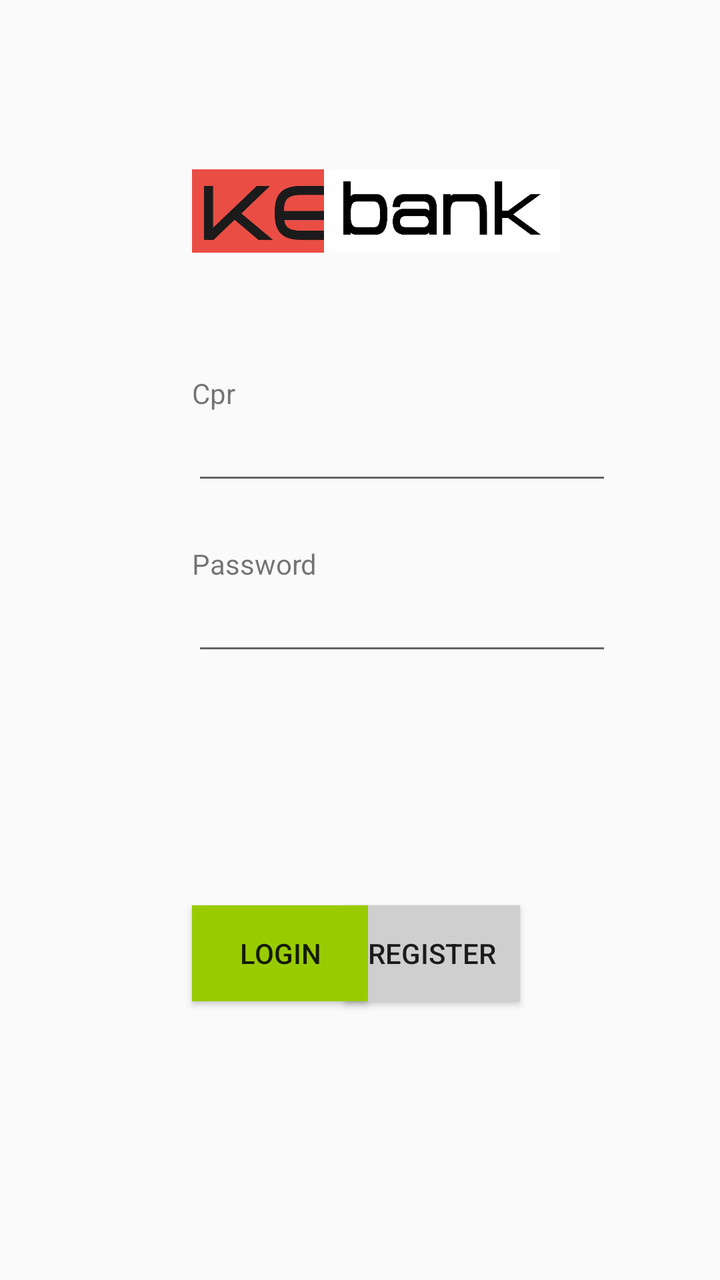
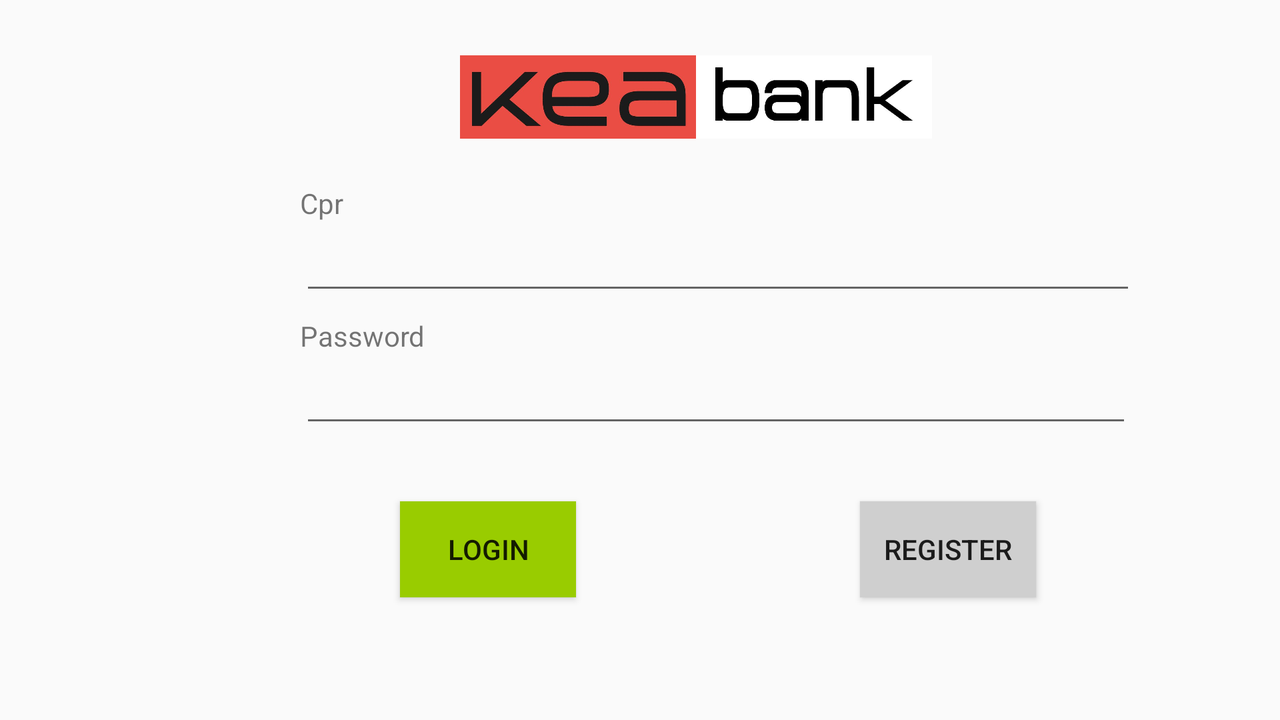

The same Android screen from two of the app's own layout files: first res/layout/ as a phone draws it, then the repository's variant for another configuration, drawn on a device whose configuration selects that folder. Both files follow.
<!-- AndroidManifest.xml: application theme AppTheme -->
<!-- res/layout/activity_main.xml -->
<?xml version="1.0" encoding="utf-8"?>
<android.support.constraint.ConstraintLayout xmlns:android="http://schemas.android.com/apk/res/android"
    xmlns:app="http://schemas.android.com/apk/res-auto"
    xmlns:tools="http://schemas.android.com/tools"
    android:layout_width="match_parent"
    android:layout_height="match_parent"
    tools:context=".Activity.loginActivity">

    <ImageView
        android:id="@+id/kea_logo"
        android:layout_width="118dp"
        android:layout_height="67dp"
        android:layout_marginStart="96dp"
        android:layout_marginLeft="96dp"
        android:layout_marginTop="72dp"
        app:layout_constraintStart_toStartOf="parent"
        app:layout_constraintTop_toTopOf="parent"
        app:srcCompat="@drawable/kealogodk"
        tools:srcCompat="@drawable/kealogodk" />

    <ImageView
        android:id="@+id/bank_logo"
        android:layout_width="118dp"
        android:layout_height="67dp"
        android:layout_marginStart="8dp"
        android:layout_marginLeft="8dp"
        android:layout_marginTop="72dp"
        android:layout_marginEnd="80dp"
        android:layout_marginRight="80dp"
        app:layout_constraintEnd_toEndOf="parent"
        app:layout_constraintHorizontal_bias="1.0"
        app:layout_constraintStart_toEndOf="@+id/kea_logo"
        app:layout_constraintTop_toTopOf="parent"
        app:srcCompat="@drawable/keabanklogo"
        tools:srcCompat="@drawable/keabanklogo" />

    <Button
        android:id="@+id/register"
        android:layout_width="wrap_content"
        android:layout_height="wrap_content"
        android:layout_marginTop="120dp"
        android:layout_marginEnd="100dp"
        android:layout_marginRight="100dp"
        android:background="#CFCFCF"
        android:text="@string/register"
        android:onClick="registerUser"
        app:layout_constraintEnd_toEndOf="parent"
        app:layout_constraintTop_toBottomOf="@+id/password_input" />

    <Button
        android:id="@+id/login"
        android:layout_width="wrap_content"
        android:layout_height="wrap_content"
        android:layout_marginStart="96dp"
        android:layout_marginLeft="96dp"
        android:layout_marginTop="120dp"
        android:background="@android:color/holo_green_light"
        android:text="@string/login"
        android:onClick="validateLogin"
        app:layout_constraintStart_toStartOf="parent"
        app:layout_constraintTop_toBottomOf="@+id/password_input" />

    <EditText
        android:id="@+id/cpr_input"
        android:layout_width="wrap_content"
        android:layout_height="wrap_content"
        android:layout_marginStart="96dp"
        android:layout_marginLeft="96dp"
        android:ems="10"
        android:inputType="number"
        app:layout_constraintStart_toStartOf="parent"
        app:layout_constraintTop_toBottomOf="@+id/cpr_txt" />

    <EditText
        android:id="@+id/password_input"
        android:layout_width="wrap_content"
        android:layout_height="wrap_content"
        android:layout_marginStart="96dp"
        android:layout_marginLeft="96dp"
        android:layout_marginTop="44dp"
        android:ems="10"
        android:inputType="textPassword"
        app:layout_constraintStart_toStartOf="parent"
        app:layout_constraintTop_toBottomOf="@+id/cpr_input" />

    <TextView
        android:id="@+id/cpr_txt"
        android:layout_width="wrap_content"
        android:layout_height="wrap_content"
        android:layout_marginStart="96dp"
        android:layout_marginLeft="96dp"
        android:layout_marginTop="48dp"
        android:text="@string/cpr_login"
        app:layout_constraintStart_toStartOf="parent"
        app:layout_constraintTop_toBottomOf="@+id/kea_logo" />

    <TextView
        android:id="@+id/password_txt"
        android:layout_width="wrap_content"
        android:layout_height="wrap_content"
        android:layout_marginStart="96dp"
        android:layout_marginLeft="96dp"
        android:text="@string/password_login"
        app:layout_constraintBottom_toTopOf="@+id/password_input"
        app:layout_constraintStart_toStartOf="parent" />

</android.support.constraint.ConstraintLayout>
<!-- resources referenced by this layout -->
<resources>
  <!-- drawable keabanklogo: jpg bitmap (drawable, 12571 bytes) -->
  <!-- drawable kealogodk: jpg bitmap (drawable, 13682 bytes) -->
  <string name="cpr_login">Cpr</string>
  <string name="login">login</string>
  <string name="password_login">Password</string>
  <string name="register">register</string>
  <style name="AppTheme" parent="Theme.AppCompat.Light.NoActionBar">
          
          <item name="colorPrimary">@color/colorPrimary</item>
          <item name="colorPrimaryDark">@color/colorPrimaryDark</item>
          <item name="colorAccent">@color/colorAccent</item>
      </style>
  <color name="colorPrimary">#00008577</color>
  <color name="colorPrimaryDark">#00574B</color>
  <color name="colorAccent">#D81B60</color>
</resources>
<!-- res/layout-land/activity_main.xml (the repository's variant of the layout above) -->
<!-- drawn on the phone turned sideways -->
<?xml version="1.0" encoding="utf-8"?>
<android.support.constraint.ConstraintLayout xmlns:android="http://schemas.android.com/apk/res/android"
    xmlns:app="http://schemas.android.com/apk/res-auto"
    xmlns:tools="http://schemas.android.com/tools"
    android:layout_width="match_parent"
    android:layout_height="match_parent"
    tools:context=".Activity.loginActivity">

    <ImageView
        android:id="@+id/kea_logo"
        android:layout_width="118dp"
        android:layout_height="67dp"
        android:layout_marginStart="230dp"
        android:layout_marginLeft="230dp"
        android:layout_marginTop="15dp"
        app:layout_constraintStart_toStartOf="parent"
        app:layout_constraintTop_toTopOf="parent"
        app:srcCompat="@drawable/kealogodk"
        tools:srcCompat="@drawable/kealogodk" />

    <ImageView
        android:id="@+id/bank_logo"
        android:layout_width="118dp"
        android:layout_height="67dp"
        android:layout_marginTop="15dp"
        app:layout_constraintStart_toEndOf="@+id/kea_logo"
        app:layout_constraintTop_toTopOf="parent"
        app:srcCompat="@drawable/keabanklogo"
        tools:srcCompat="@drawable/keabanklogo" />

    <Button
        android:id="@+id/register"
        android:layout_width="wrap_content"
        android:layout_height="wrap_content"
        android:layout_marginStart="142dp"
        android:layout_marginLeft="142dp"
        android:layout_marginTop="32dp"
        android:background="#CFCFCF"
        android:text="@string/register"
        android:onClick="registerUser"
        app:layout_constraintStart_toEndOf="@+id/login"
        app:layout_constraintTop_toBottomOf="@+id/password_input" />

    <Button
        android:id="@+id/login"
        android:layout_width="wrap_content"
        android:layout_height="wrap_content"
        android:layout_marginStart="200dp"
        android:layout_marginLeft="200dp"
        android:layout_marginTop="32dp"
        android:background="@android:color/holo_green_light"
        android:text="@string/login"
        android:onClick="validateLogin"
        app:layout_constraintStart_toStartOf="parent"
        app:layout_constraintTop_toBottomOf="@+id/password_input" />

    <EditText
        android:id="@+id/cpr_input"
        android:layout_width="418dp"
        android:layout_height="wrap_content"
        android:layout_marginStart="150dp"
        android:layout_marginLeft="150dp"
        android:ems="10"
        android:inputType="number"
        app:layout_constraintStart_toStartOf="parent"
        app:layout_constraintTop_toBottomOf="@+id/cpr_txt" />

    <EditText
        android:id="@+id/password_input"
        android:layout_width="416dp"
        android:layout_height="wrap_content"
        android:layout_marginStart="150dp"
        android:layout_marginLeft="150dp"
        android:layout_marginTop="25dp"
        android:ems="10"
        android:inputType="textPassword"
        app:layout_constraintStart_toStartOf="parent"
        app:layout_constraintTop_toBottomOf="@+id/cpr_input" />

    <TextView
        android:id="@+id/cpr_txt"
        android:layout_width="wrap_content"
        android:layout_height="wrap_content"
        android:layout_marginStart="150dp"
        android:layout_marginLeft="150dp"
        android:layout_marginTop="10dp"
        android:text="@string/cpr_login"
        app:layout_constraintStart_toStartOf="parent"
        app:layout_constraintTop_toBottomOf="@+id/kea_logo" />

    <TextView
        android:id="@+id/password_txt"
        android:layout_width="wrap_content"
        android:layout_height="wrap_content"
        android:layout_marginStart="150dp"
        android:layout_marginLeft="150dp"
        android:text="@string/password_login"
        app:layout_constraintBottom_toTopOf="@+id/password_input"
        app:layout_constraintStart_toStartOf="parent" />

</android.support.constraint.ConstraintLayout>
